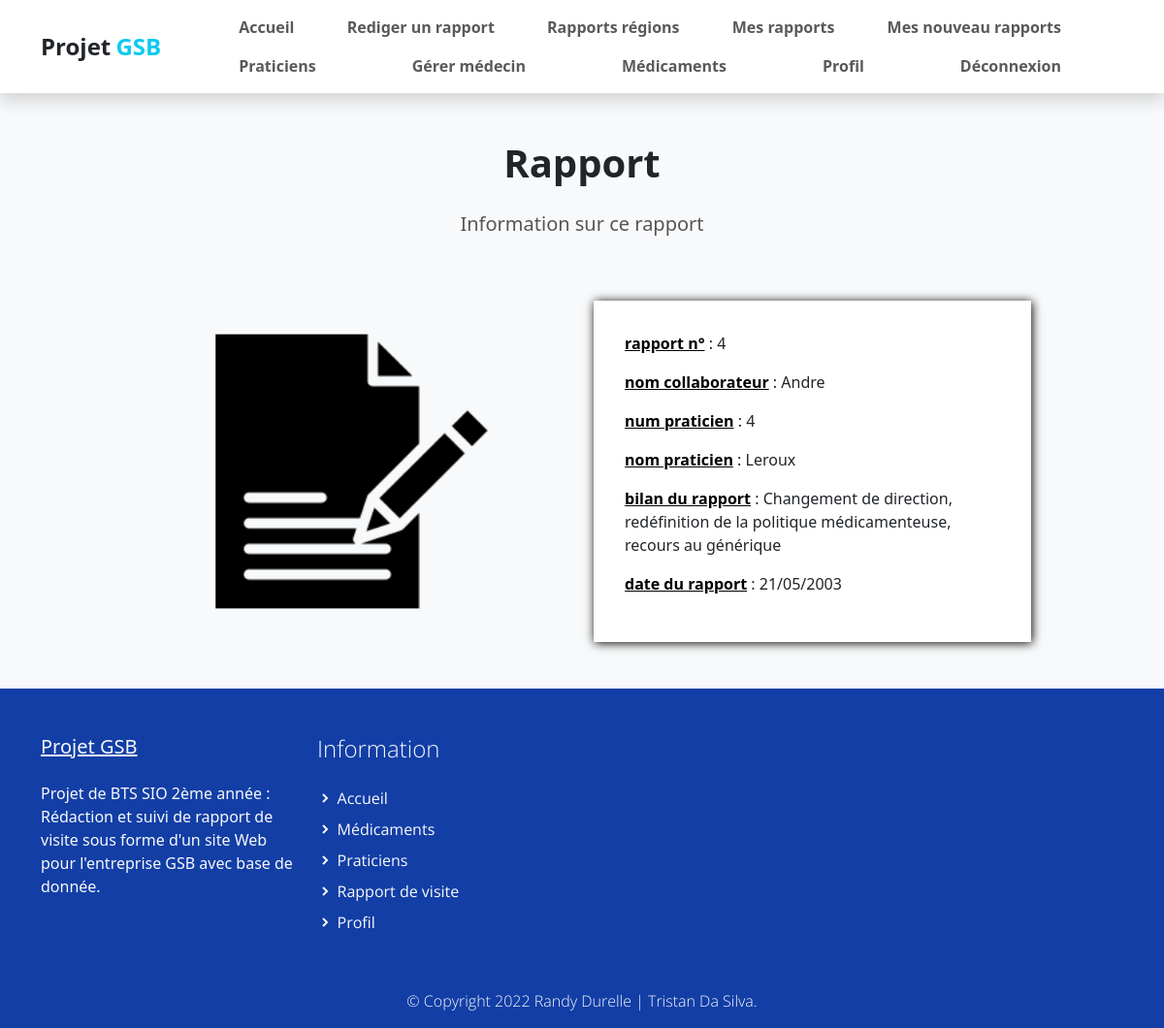
Page /index.php?uc=rapport&action=voirNouveauRapport (signed in) on the committed database.
### tables this page shows
CREATE TABLE IF NOT EXISTS `rapport_visite` (
  `COL_MATRICULE` varchar(10) NOT NULL,
  `RAP_NUM` int(11) NOT NULL,
  `PRA_NUM` int(11) NOT NULL,
  `RAP_DATE` datetime DEFAULT NULL,
  `RAP_BILAN` varchar(255) DEFAULT NULL,
  `RAP_MOTIF_AUTRE` varchar(255) DEFAULT NULL,
  `DATE_VISITE` date DEFAULT NULL,
  `ID_ETAT` varchar(5) DEFAULT NULL,
  `PRA_NUM_REMPLACANT` int(11) DEFAULT NULL,
  `MOT_CODE` int(11) DEFAULT NULL,
  `MED_DEPOTLEGAL_Presente1` varchar(10) DEFAULT NULL,
  `MED_DEPOTLEGAL_Presente2` varchar(10) DEFAULT NULL,
  PRIMARY KEY (`COL_MATRICULE`,`RAP_NUM`),
  KEY `RAPPORT_VISITE_PRATICIEN` (`PRA_NUM`),
  KEY `RAPPORT_VISITE_ETAT` (`ID_ETAT`),
  KEY `RAPPORT_VISITE_PRATICIEN1` (`PRA_NUM_REMPLACANT`),
  KEY `RAPPORT_VISITE_MOTIF_VISITE` (`MOT_CODE`),
  KEY `MED_DEPOTLEGAL_Presente1` (`MED_DEPOTLEGAL_Presente1`),
  KEY `MED_DEPOTLEGAL_Presente2` (`MED_DEPOTLEGAL_Presente2`)
);

CREATE TABLE IF NOT EXISTS `collaborateur` (
  `COL_MATRICULE` varchar(10) NOT NULL,
  `COL_NOM` varchar(25) DEFAULT NULL,
  `COL_PRENOM` varchar(50) DEFAULT NULL,
  `COL_ADRESSE` varchar(50) DEFAULT NULL,
  `COL_CP` varchar(5) DEFAULT NULL,
  `COL_VILLE` varchar(30) DEFAULT NULL,
  `COL_DATEEMBAUCHE` datetime DEFAULT NULL,
  `SEC_CODE` varchar(1) DEFAULT NULL,
  `HAB_ID` varchar(5) DEFAULT NULL,
  `REG_CODE` varchar(2) DEFAULT NULL,
  PRIMARY KEY (`COL_MATRICULE`),
  KEY `COLLABORATEUR_HABILITATION0_FK` (`HAB_ID`),
  KEY `COLLABORATEUR_SECTEUR0_FK` (`SEC_CODE`),
  KEY `COLLABORATEUR_REGION0_FK` (`REG_CODE`)
);

CREATE TABLE IF NOT EXISTS `praticien` (
  `PRA_NUM` int(11) NOT NULL,
  `PRA_NOM` varchar(25) DEFAULT NULL,
  `PRA_PRENOM` varchar(30) DEFAULT NULL,
  `PRA_ADRESSE` varchar(50) DEFAULT NULL,
  `PRA_CP` varchar(5) DEFAULT NULL,
  `PRA_VILLE` varchar(25) DEFAULT NULL,
  `PRA_COEFNOTORIETE` float DEFAULT NULL,
  `PRA_COEFCONFIANCE` float DEFAULT NULL,
  `TYP_CODE` varchar(3) DEFAULT NULL,
  PRIMARY KEY (`PRA_NUM`),
  KEY `PRATICIEN_TYPE_PRATICIEN_FK` (`TYP_CODE`)
);

### modele/rapport.modele.inc.php (called while the page is built, shortened)
<?php
    function getRapportCollab($idCollab){
        try{
            $monPdo = connexionPDO();
            $req = 'SELECT c.COL_NOM, r.RAP_NUM, p.PRA_NUM, p.PRA_NOM, r.RAP_BILAN, DATE(r.RAP_DATE) AS RAP_DATE FROM rapport_visite r INNER JOIN collaborateur c ON r.COL_MATRICULE=c.COL_MATRICULE INNER JOIN praticien p ON r.PRA_NUM=p.PRA_NUM WHERE c.COL_MATRICULE="' . $idCollab . '" AND (r.ID_ETAT="V" OR ID_ETAT="NC")'  ;
            $res = $monPdo->query($req);
            $result = $res->fetch();
            return $result;
        }
        catch (PDOException $e){
            print "Erreur !: " . $e->getMessage();
            die();
        }
    }
    function getRapportMemeRegion($collabs){
        $tab = [];
        foreach($collabs as $collab){
            array_push($tab, getRapportCollab($collab));
        }
        return $tab;
    }
?>

### vues/v_consulterNewRapports.php (the view)
<section class="bg-light">
    <div class="container">
        <div class="structure-hero pt-lg-5 pt-4">
            <h1 class="titre text-center">Rapport</h1>
            <p class="text text-center">
                Information sur ce rapport
            </p>
        </div>
        <div class="row align-items-center justify-content-center">
            <div class="test col-12 col-sm-8 col-lg-6 col-xl-5 col-xxl-4 py-lg-5">
                <img class="img-fluid w-75" src="assets/img/rapport.png">
            </div>
            <div class="test col-12 col-sm-8 col-lg-6 col-xl-5 col-xxl-4 py-lg-5 py-3">
                <div class="formulaire">
                    <?php
                    foreach($res as $rapport){
                        ?>
                        <p><span class="carac">rapport n°</span> : <?php echo $rapport['RAP_NUM'] ?></p>
                        <p><span class="carac">nom collaborateur</span> : <?php echo $rapport['COL_NOM'] ?></p>
                        <p><span class="carac">num praticien</span> : <?php echo $rapport['PRA_NUM'] ?></p>
                        <p><span class="carac">nom praticien</span> : <?php echo $rapport['PRA_NOM'] ?></p>
                        <p><span class="carac">bilan du rapport</span> : <?php echo $rapport['RAP_BILAN'] ?></p>
                        <p><span class="carac">date du rapport</span> : <?php echo date("d/m/Y", strtotime($rapport['RAP_DATE'])); ?></p>
                    <?php
                    }
                    ?>
                </div>
            </div>
        </div>
</section>

### assets/css/gsb.css (style rules this page uses)
p, a { font-weight: 400; }

### assets/css/custom.css (style rules this page uses)
body, html { height: 100%; margin: 0; padding: 0; }
body { background: #f6f9fe !important; width: 100%; position: relative; display: table; }
.carac { text-decoration: underline; font-weight: 600; color: #000; }
.test { display: flex; flex-direction: column; align-items: center; }
.titre { font-weight: 600; padding-bottom: 1rem; }
.text { font-size: 20; font-weight: 400; color: #555555; }
.formulaire { background-color: white; padding: 2em; box-shadow: 1px 1px 10px black; width: 100%; }
.bg-light { background-color: #f6f9fe; }
.structure-hero { display: flex; flex-direction: column; align-items: center; }

### rows in the picture
rapport_visite: RAP_NUM "4", COL_MATRICULE.COL_NOM "Andre", PRA_NUM.PRA_NUM "4", PRA_NUM.PRA_NOM "Leroux", RAP_BILAN "Changement de direction, redéfinition de la politique médicamenteuse, recours au générique", RAP_DATE "21/05/2003"
